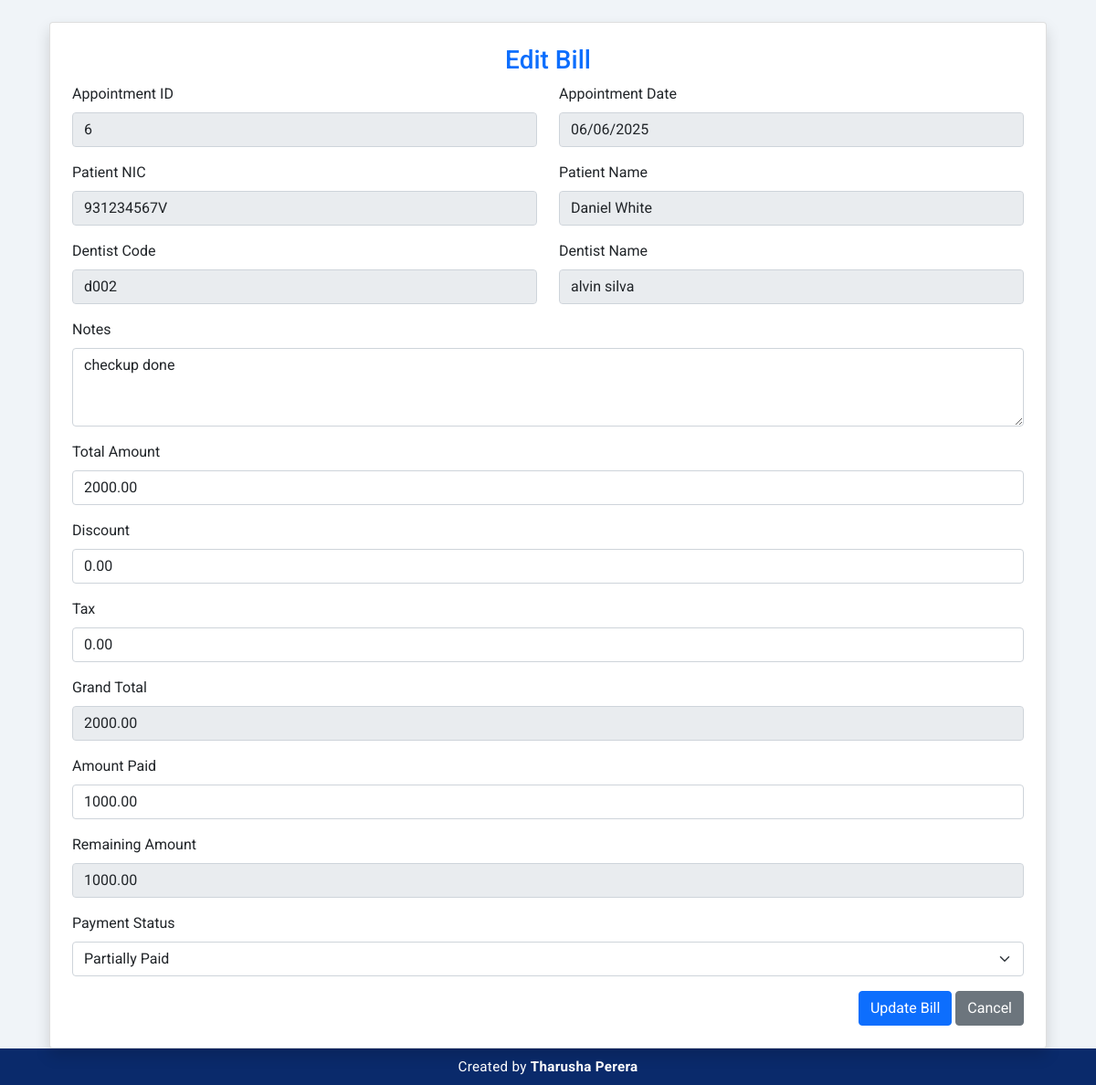
/modules/billing_functions/edit_bill.php?id=38 (signed in), run on the app's committed database.
### tables this page shows
CREATE TABLE `bills` (
  `bill_id` int(11) NOT NULL,
  `appointment_id` int(11) NOT NULL,
  `appointment_date` date NOT NULL,
  `notes` varchar(500) DEFAULT NULL,
  `total_amount` decimal(10,2) NOT NULL,
  `discount` decimal(10,2) DEFAULT 0.00,
  `tax` decimal(10,2) DEFAULT 0.00,
  `grand_total` decimal(10,2) NOT NULL,
  `amount_paid` decimal(10,2) NOT NULL,
  `amount_remaining` decimal(10,2) NOT NULL,
  `payment_status` enum('Paid','Unpaid','Partially Paid') NOT NULL DEFAULT 'Unpaid',
  `created_at` timestamp NOT NULL DEFAULT current_timestamp()
);

CREATE TABLE `appointments` (
  `appointment_id` int(11) NOT NULL,
  `appointment_date` date NOT NULL,
  `appointment_time` time NOT NULL,
  `patient_nic` varchar(12) NOT NULL,
  `patient_name` varchar(150) NOT NULL,
  `status` enum('Scheduled','Completed','Cancelled') NOT NULL,
  `created_at` timestamp NOT NULL DEFAULT current_timestamp(),
  `updated_at` timestamp NOT NULL DEFAULT current_timestamp() ON UPDATE current_timestamp(),
  `dentist_code` varchar(50) DEFAULT NULL,
  `dentist_name` varchar(100) DEFAULT NULL
);

### modules/billing_functions/edit_bill.php (the view, shortened to what this page needs)
<?php
include '../../includes/header.php';
include '../../config/db.php';
$bill_id = $_GET['id'];
$stmt = $conn->prepare("
    SELECT b.*,
           a.patient_nic, a.patient_name, a.dentist_code, a.dentist_name
    FROM bills b
    JOIN appointments a ON b.appointment_id = a.appointment_id AND b.appointment_date = a.appointment_date
    WHERE b.bill_id = ?
");
$stmt->bind_param("i", $bill_id);
$stmt->execute();
$result = $stmt->get_result();
$bill = $result->fetch_assoc();
?>
<div class="container mt-4">
    <div class="card shadow p-4">
        <h3 class="text-primary text-center">Edit Bill</h3>
        <form action="update_bill.php" method="POST">
            <div class="row">
                <div class="col-md-6 mb-3">
                    <label for="appointment_id" class="form-label">Appointment ID</label>
                    <input type="text" name="appointment_id" class="form-control" value="<?= $bill['appointment_id'] ?>" readonly>
                </div>
                <div class="col-md-6 mb-3">
                    <label for="appointment_date" class="form-label">Appointment Date</label>
                    <input type="date" name="appointment_date" class="form-control" value="<?= $bill['appointment_date'] ?>" readonly>
                </div>
            </div>
            <div class="row">
                <div class="col-md-6 mb-3">
                    <label class="form-label">Patient NIC</label>
                    <input type="text" class="form-control" value="<?= $bill['patient_nic'] ?>" readonly>
                </div>
                <div class="col-md-6 mb-3">
                    <label class="form-label">Patient Name</label>
                    <input type="text" class="form-control" value="<?= $bill['patient_name'] ?>" readonly>
                </div>
            </div>
            <div class="row">
                <div class="col-md-6 mb-3">
                    <label class="form-label">Dentist Code</label>
                    <input type="text" class="form-control" value="<?= $bill['dentist_code'] ?>" readonly>
                </div>
                <div class="col-md-6 mb-3">
                    <label class="form-label">Dentist Name</label>
                    <input type="text" class="form-control" value="<?= $bill['dentist_name'] ?>" readonly>
                </div>
            </div>
            <div class="mb-3">
                <label for="notes" class="form-label">Notes</label>
                <textarea name="notes" class="form-control" rows="3" maxlength='500'><?= htmlspecialchars($bill['notes']) ?></textarea>
            </div>
            <div class="mb-3">
                <label for="total_amount" class="form-label">Total Amount</label>
                <input type="number" step="0.01" name="total_amount" id="total_amount" class="form-control" value="<?= $bill['total_amount'] ?>" required>
            </div>
            <div class="mb-3">
                <label for="discount" class="form-label">Discount</label>
                <input type="number" step="0.01" name="discount" id="discount" class="form-control" value="<?= $bill['discount'] ?>">
            </div>
            <div class="mb-3">
                <label for="tax" class="form-label">Tax</label>
                <input type="number" step="0.01" name="tax" id="tax" class="form-control" value="<?= $bill['tax'] ?>">
            </div>
            <div class="mb-3">
                <label for="grand_total" class="form-label">Grand Total</label>
                <input type="text" name="grand_total" id="grand_total" class="form-control" value="<?= $bill['grand_total'] ?>" readonly>
            </div>
            <div class="mb-3">
                <label for="amount_paid" class="form-label">Amount Paid</label>
                <input type="number" step="0.01" name="amount_paid" id="amount_paid" class="form-control" value="<?= $bill['amount_paid'] ?>">
            </div>
            <div class="mb-3">
                <label for="amount_remaining" class="form-label">Remaining Amount</label>
                <input type="text" name="amount_remaining" id="amount_remaining" class="form-control" value="<?= $bill['amount_remaining'] ?>" readonly>
            </div>
            <div class="mb-3">
                <label for="payment_status" class="form-label">Payment Status</label>
                <select name="payment_status" class="form-select" required>
                    <option value="Partially Paid" <?= $bill['payment_status'] == 'Partially Paid' ? 'selected' : '' ?>>Partially Paid</option>
                </select>
            </div>
            <div class="text-end">
                <button type="submit" class="btn btn-primary">Update Bill</button>
                <a href="../billing_management.php" class="btn btn-secondary">Cancel</a>
            </div>
        </form>
    </div>
</div>
<?php include '../../includes/footer.php'; ?>

### includes/header.php (style rules this page uses)
body { background-color: #f0f4f8; font-family: 'Roboto', sans-serif; }

### includes/footer.php (style rules this page uses)
:root { --footer-bg: #0a2a6b; }

### data on the page
bills: appointment_id "6", appointment_date "06/06/2025", patient_nic "931234567V", patient_name "Daniel White", dentist_code "d002", dentist_name "alvin silva", notes "checkup done", total_amount "2000.00", discount "0.00", tax "0.00", grand_total "2000.00", amount_paid "1000.00", amount_remaining "1000.00", payment_status "Partially Paid"
